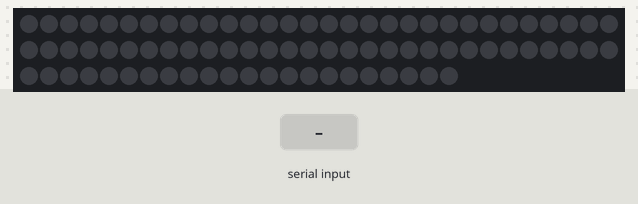
Simulated run of this sketch. Board: Arduino Uno, built with avr-gcc and run on an emulated ATmega328P. Shown: 82 RGB LEDs in strip order, left to right, continuing on the next row. Inputs (shaded band) come from the test bench. Dim RGB values are drawn brighter than linear.

Above: at 1.2 s.
1.3 s: "NORMAL\n" received over the second serial link
At 3.4 s:
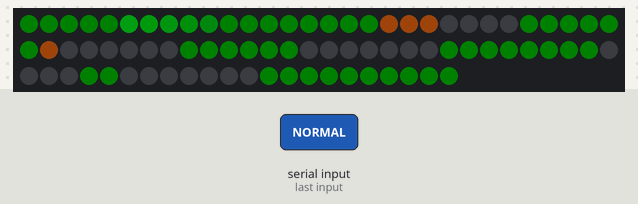
3.9 s: "STRESS\n" received over the second serial link
At 4.06 s:
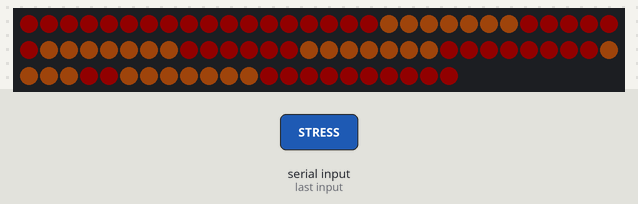
5.7 s: "DERMS\n" received over the second serial link
At 6.4 s:
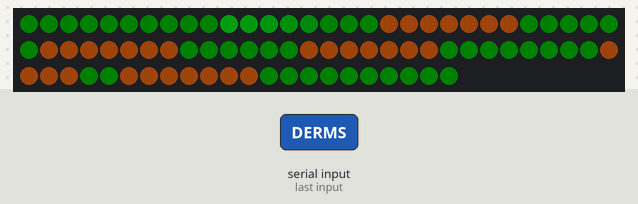
8.7 s: "IDLE\n" received over the second serial link
At 10.0 s:
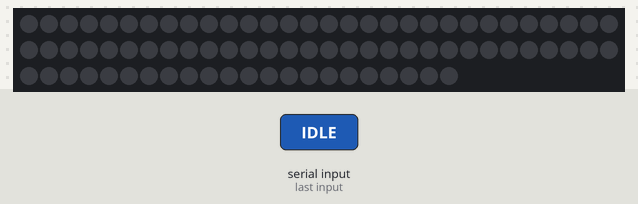
Timing chart, 0 to 11.2 s (numbered marks = the images above; inputs shaded):
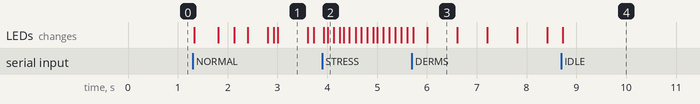

Measured:
- after the input at 1.3 s, the LEDs: first change at once (image 1 shows a later state)
- after the input at 3.9 s, the LEDs: first change at once (image 2 shows a later state)
- after the input at 5.7 s, the LEDs: first change at once (image 3 shows a later state)
- after the input at 8.7 s, the LEDs: change at once (image 4)

The sketch:

Community_Energy_Uno.ino
```cpp
#include <Adafruit_NeoPixel.h>
#include <SoftwareSerial.h>
#include <string.h>

// Mega TX1 pin 18 connects to this Uno receive pin D2.
SoftwareSerial megaLink(2, 3); // RX, TX; Uno D3 is unused

#define LED_PIN 6
#define LED_COUNT 82
#define LED_TYPE (NEO_GRB + NEO_KHZ800)

// Start with a capped output. Raise only after checking the 5 V supply,
// wire gauge, connectors, and strip current draw.
const uint8_t OUTPUT_CAP = 30; // 0-255, about 12% channel output
const uint16_t FRAME_MS = 40;
const uint16_t FLOW_STEP_MS = 600;      // green flow advances every 0.60 s
const uint16_t STRESS_PULSE_MS = 5000;  // one slow red pulse every 5 s
const uint16_t HOUSE_STAGGER_MS = 1500; // homes begin 1.5 s apart
const uint16_t ROOM_STEP_MS = 800;      // room LEDs turn on 0.8 s apart
const uint16_t DERMS_ROOM_MS = 1400;    // DERMS highlight changes slowly

Adafruit_NeoPixel strip(LED_COUNT, LED_PIN, LED_TYPE);

enum LedMode { LED_IDLE, LED_NORMAL, LED_STRESS, LED_DERMS };
LedMode ledMode = LED_IDLE;
uint32_t modeStartMs = 0;
uint32_t lastFrameMs = 0;

// User's LED numbers are 1-based; these arrays use Arduino's 0-based indexes.
const uint8_t pathPixels[50] = {
  0,1,2,3,4,5,6,7,8,9,10,11,12,13,14,15,16,17,
  25,26,27,28,29,30,
  38,39,40,41,42,43,
  51,52,53,54,55,56,57,58,
  63,64,
  72,73,74,75,76,77,78,79,80,81
};

const uint8_t houseStart[5] = {18, 31, 44, 59, 65};
const uint8_t houseLength[5] = {7, 7, 7, 4, 7};

char commandBuffer[16];
uint8_t commandLength = 0;

uint8_t scaleChannel(uint8_t channel, uint8_t level) {
  uint16_t scaled = (uint16_t)channel * level / 255;
  return (uint8_t)scaled;
}

void setPixelScaled(uint8_t index, uint8_t r, uint8_t g, uint8_t b, uint8_t level) {
  level = min(level, OUTPUT_CAP);
  strip.setPixelColor(index,
    scaleChannel(r, level),
    scaleChannel(g, level),
    scaleChannel(b, level));
}

void changeMode(LedMode newMode) {
  ledMode = newMode;
  modeStartMs = millis();
  strip.clear();
  strip.show();
}

void handleCommand(const char *command) {
  if (strcmp(command, "NORMAL") == 0) {
    changeMode(LED_NORMAL);
  } else if (strcmp(command, "STRESS") == 0) {
    changeMode(LED_STRESS);
  } else if (strcmp(command, "DERMS") == 0) {
    changeMode(LED_DERMS);
  } else if (strcmp(command, "IDLE") == 0) {
    changeMode(LED_IDLE);
  }
}

void readMegaCommands() {
  while (megaLink.available()) {
    char c = (char)megaLink.read();
    if (c == '\r') continue;
    if (c == '\n') {
      commandBuffer[commandLength] = '\0';
      handleCommand(commandBuffer);
      commandLength = 0;
    } else if (commandLength < sizeof(commandBuffer) - 1) {
      commandBuffer[commandLength++] = c;
    } else {
      commandLength = 0;
    }
  }
}

void drawGreenEnergyFlow(uint32_t now) {
  uint8_t head = (now / FLOW_STEP_MS) % 50;
  for (uint8_t k = 0; k < 50; k++) {
    uint8_t distance = (k + 50 - head) % 50;
    // A six-pixel brightness gradient makes the green light appear to flow.
    uint8_t level = 5;
    if (distance < 6) {
      level = 30 - distance * 5;
    }
    setPixelScaled(pathPixels[k], 0, 255, 28, level);
  }
}

void drawStressEnergyFlow(uint32_t now) {
  uint16_t halfPeriod = STRESS_PULSE_MS / 2;
  uint16_t phase = now % STRESS_PULSE_MS;
  uint8_t level;
  if (phase < halfPeriod) {
    level = 8 + (uint32_t)(OUTPUT_CAP - 8) * phase / halfPeriod;
  } else {
    level = OUTPUT_CAP - (uint32_t)(OUTPUT_CAP - 8) * (phase - halfPeriod) / halfPeriod;
  }
  for (uint8_t k = 0; k < 50; k++) {
    setPixelScaled(pathPixels[k], 255, 0, 0, level);
  }
}

void lightHousesStaggered(uint32_t elapsed, uint8_t level) {
  const uint16_t houseGapMs = HOUSE_STAGGER_MS;
  const uint16_t roomGapMs = ROOM_STEP_MS;
  const uint8_t orangeR = 255;
  const uint8_t orangeG = 118;
  const uint8_t orangeB = 18;

  for (uint8_t h = 0; h < 5; h++) {
    uint32_t houseElapsed = elapsed;
    uint32_t houseDelay = (uint32_t)h * houseGapMs;
    if (houseElapsed < houseDelay) continue;
    houseElapsed -= houseDelay;

    uint8_t lightsOn = 1 + houseElapsed / roomGapMs;
    if (lightsOn > houseLength[h]) lightsOn = houseLength[h];

    for (uint8_t n = 0; n < lightsOn; n++) {
      setPixelScaled(houseStart[h] + n, orangeR, orangeG, orangeB, level);
    }
  }
}

void drawDimDERMSHouses(uint32_t now) {
  // Keep each home softly lit while one room at a time brightens to suggest
  // staggered community dispatch. Different homes are offset in time.
  for (uint8_t h = 0; h < 5; h++) {
    for (uint8_t n = 0; n < houseLength[h]; n++) {
      setPixelScaled(houseStart[h] + n, 255, 118, 18, 30);
    }
    uint8_t activeRoom = ((now / DERMS_ROOM_MS) + h * 2) % houseLength[h];
    setPixelScaled(houseStart[h] + activeRoom, 255, 118, 18, 52);
  }
}

void renderFrame(uint32_t now) {
  strip.clear();

  if (ledMode == LED_NORMAL) {
    drawGreenEnergyFlow(now);
    lightHousesStaggered(now - modeStartMs, 34);
  } else if (ledMode == LED_STRESS) {
    drawStressEnergyFlow(now);
    for (uint8_t h = 0; h < 5; h++) {
      for (uint8_t n = 0; n < houseLength[h]; n++) {
        setPixelScaled(houseStart[h] + n, 255, 118, 18, OUTPUT_CAP);
      }
    }
  } else if (ledMode == LED_DERMS) {
    drawGreenEnergyFlow(now);
    drawDimDERMSHouses(now);
  }

  strip.show();
}

void setup() {
  megaLink.begin(9600);
  strip.begin();
  strip.clear();
  strip.show();
}

void loop() {
  readMegaCommands();
  uint32_t now = millis();
  if ((uint32_t)(now - lastFrameMs) >= FRAME_MS) {
    lastFrameMs = now;
    renderFrame(now);
  }
}
```
